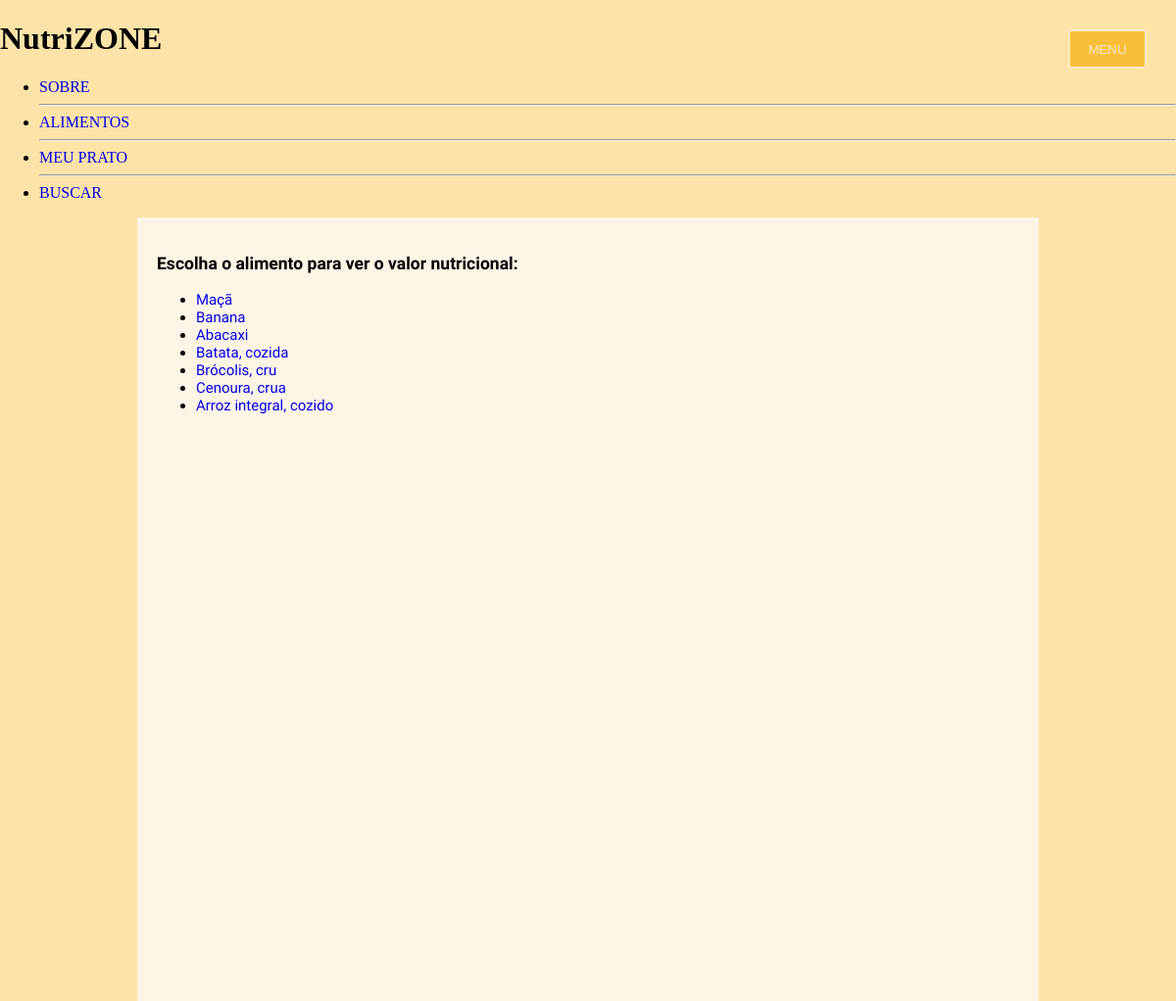
Before: /alimentos with the older database file.
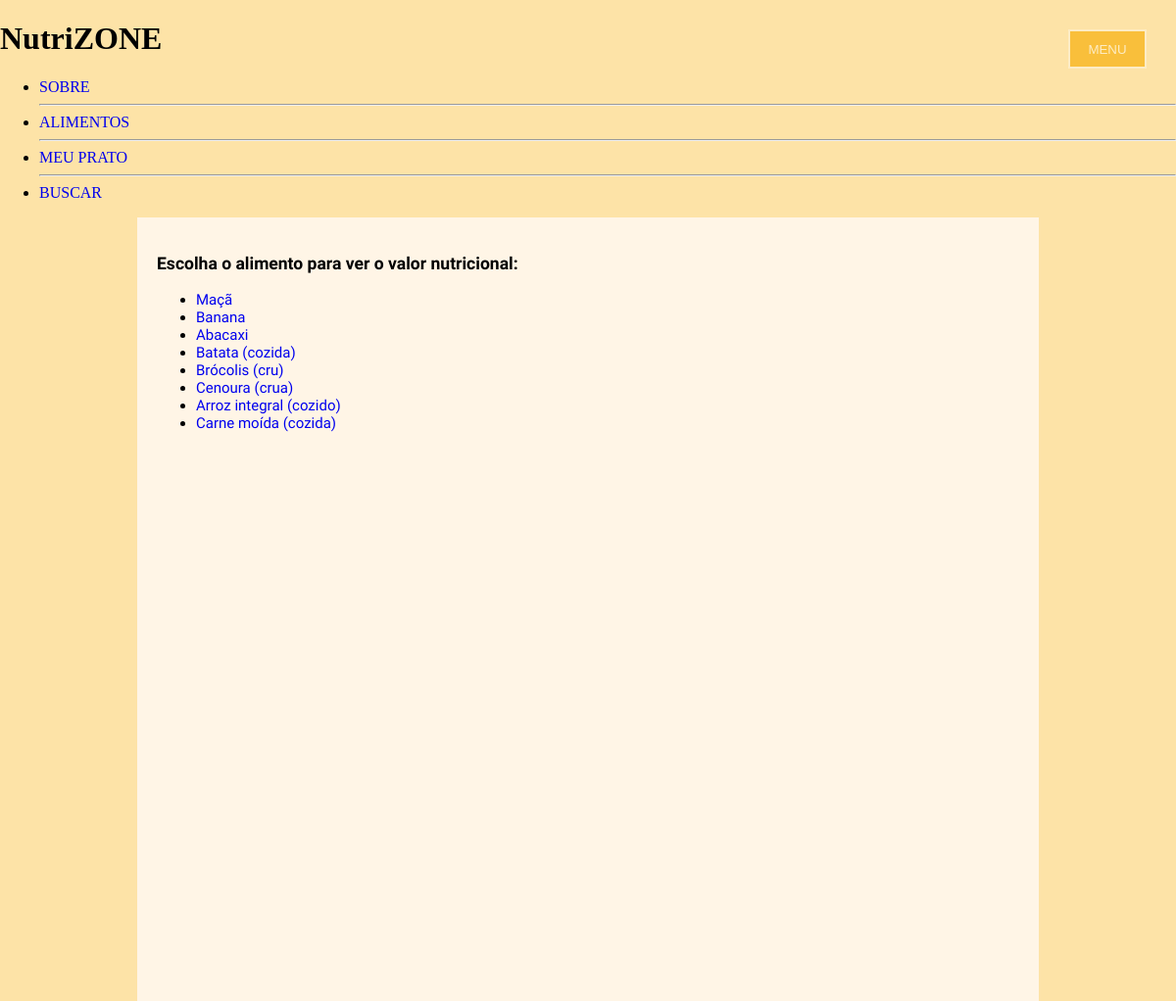
After: the same page with the newer database file.
### nutrizone/models.py (models this page shows, shortened)
class Food(models.Model):
	name = models.CharField(max_length=100)
	ndbno = models.IntegerField()

### nutrizone/views.py (the view)
# urls.py: url(r'^alimentos$', views.foodlist, name='foodlist'),
def foodlist(request):
	foodlist = Food.objects.all()
	return render(request, 'foodlist.html', {'foodlist': foodlist})

### nutrizone/templates/foodlist.html
{% extends 'base.html' %}
{% block content %}
    <div class="foodlist">
    	<h3>Escolha o alimento para ver o valor nutricional:</h3>
        <ul class="foods">
    	{% for food in foodlist %}
    	   <li class="food"><a href="./nutrition/{{food.name}}">{{food.name}}</a></li>
    	{% endfor %}
        </div>
    </div>
{% endblock %}

### nutrizone/templates/base.html (shortened to what this page needs)
{% load static %}
<!doctype html>
<head>
	<link rel="stylesheet" href="{% static 'template.css' %}" type="text/css" charset="utf-8">
</head>
<body class="fundo-laranja-claro">
	<header >
 		<div id="title">
 			<h1 class="title-font">NutriZONE</h1>
 		</div>
		<div>
			<button class="button menu-button menu-font">MENU</button>
		</div>
		<div id="menu">
			<nav class="nav">
				<ul class="menu-font">
					<li><a href="{% url 'index' %}">SOBRE</a></li>
					<hr class="black-line">
					<li><a href="{% url 'foodlist' %}">ALIMENTOS</a></li>
					<hr class="black-line">
					<li><a href="{% url 'meal' %}">MEU PRATO</a></li>
					<hr class="black-line">
					<li><a href="#">BUSCAR</a></li>
				</ul>
			</nav>
		</div>
	</header>
	<section id="content" class="fundo-branco">
		<div id="alimento">
			<div class="description text-font">
				{% block content %} {% endblock %}
			</div>
	</section>
</body>

### nutrizone/static/template.css (style rules this page uses)
.fundo-branco { background-color: #FFF5E6; }
.fundo-laranja-claro { background-color: #FDE3A7; }
a { text-decoration: none; }
body { margin: 0; }
.menu-button { position: fixed; z-index: 3; top: 30px; right: 30px; transition: .3s all ease-in-out; height: 40px; width: 80px; }
.button { border-style: solid; border-color: rgba(255,255,255,.7); color: rgba(255,255,255,.7); background-color: #F9BF3B; }
.text-font { font-size: 15px; color: #000; font-family: 'Fira Sans', sans-serif; }
#content { position: relative; width: 920px; height: 800px; margin: 0 auto; }
.description { padding: 20px; }

Changed rows visible on the page:
changed Food: name "Batata, cozida" → "Batata (cozida)"
changed Food: name "Brócolis, cru" → "Brócolis (cru)"
changed Food: name "Cenoura, crua" → "Cenoura (crua)"
changed Food: name "Arroz integral, cozido" → "Arroz integral (cozido)"
added Food: name "Carne moída (cozida)"
